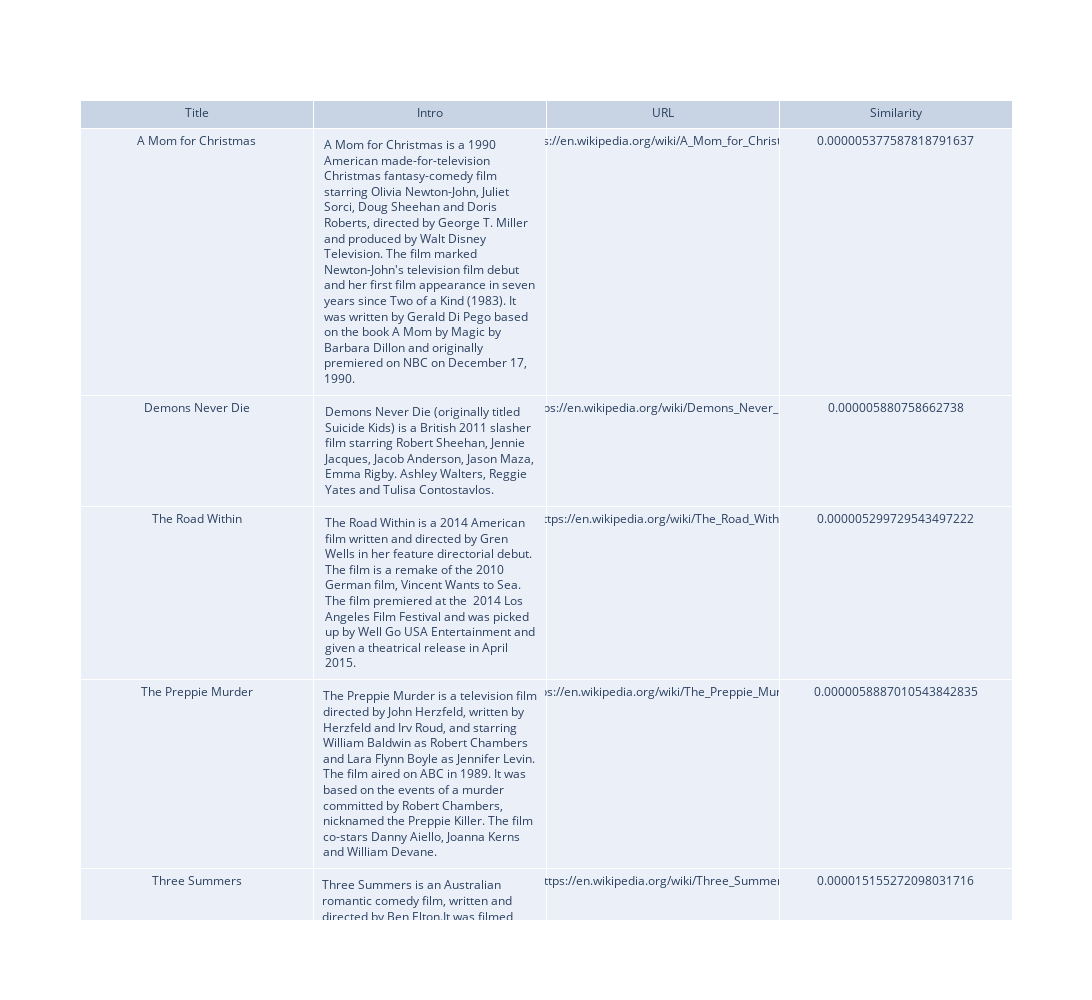

The notebook cell saved with this chart:
### Markdown cell above
# You've seen our searches. Now its your turn. Choose the search engine you want and ennjoy the results...

### Code cell
search_engine = input("Pick your Search Engine 1 , 2 or 3 ? ")

if search_engine == "1":
    SearchEngine1()
elif search_engine == "2":
    SearchEngine2()
elif search_engine == "3":
    SearchEngine3()
    
else:
    print("The Search Engine you chose doesn’t exist")

### Figure 1 — Plotly figure (JSON) as saved in the notebook; plotly's stock layout.template omitted (floating-point values rounded to 4 significant figures)
{"data": [{"cells": {"values": [["A Mom for Christmas", "Demons Never Die", "The Road Within", "The Preppie Murder", "Three Summers"], ["A Mom for Christmas is a 1990 American made-for-television Christmas fantasy-comedy film starring Olivia Newton-John, Juliet Sorci, Doug Sheehan and Doris Roberts, directed by George T. Miller and produced by Walt Disney Television. The film marked Newton-John's television film debut and her first film appearance in seven years since Two of a Kind (1983). It was written by Gerald Di Pego based on the book A Mom by Magic by Barbara Dillon and originally premiered on NBC on December 17, 1990.", "Demons Never Die (originally titled Suicide Kids) is a British 2011 slasher film starring Robert Sheehan, Jennie Jacques, Jacob Anderson, Jason Maza, Emma Rigby. Ashley Walters, Reggie Yates and Tulisa Contostavlos.", "The Road Within is a 2014 American film written and directed by Gren Wells in her feature directorial debut. The film is a remake of the 2010 German film, Vincent Wants to Sea. The film premiered at the  2014 Los Angeles Film Festival and was picked up by Well Go USA Entertainment and given a theatrical release in April 2015.", "The Preppie Murder is a television film directed by John Herzfeld, written by Herzfeld and Irv Roud, and starring William Baldwin as Robert Chambers and Lara Flynn Boyle as Jennifer Levin. The film aired on ABC in 1989. It was based on the events of a murder committed by Robert Chambers, nicknamed the Preppie Killer. The film co-stars Danny Aiello, Joanna Kerns and William Devane.", "Three Summers is an Australian romantic comedy film, written and directed by Ben Elton.It was filmed and is set in Western Australia, at a fictional summer music festival called 'Westival' (based on the real-life Fairbridge Festival). Over three consecutive years, two musicians (played by Rebecca Breeds and Robert Sheehan) meet and fall in love at the festival amidst a microcosm of Australian society. In addition to Breeds and Sheehan, the film has a large ensemble cast including Magda Szubanski, Michael Caton, Deborah Mailman, Jacqueline McKenzie and John Waters.The film had its world premiere at the Melbourne International Film Festival on 12 August 2017, and was released nationally in Australia on 2 November."], ["https://en.wikipedia.org/wiki/A_Mom_for_Christmas", "https://en.wikipedia.org/wiki/Demons_Never_Die", "https://en.wikipedia.org/wiki/The_Road_Within", "https://en.wikipedia.org/wiki/The_Preppie_Murder", "https://en.wikipedia.org/wiki/Three_Summers"], [5.378e-06, 5.881e-06, 5.3e-06, 5.889e-06, 1.516e-05]]}, "header": {"values": ["Title", "Intro", "URL", "Similarity"]}, "type": "table"}], "layout": {"height": 1000, "width": 2000}}
